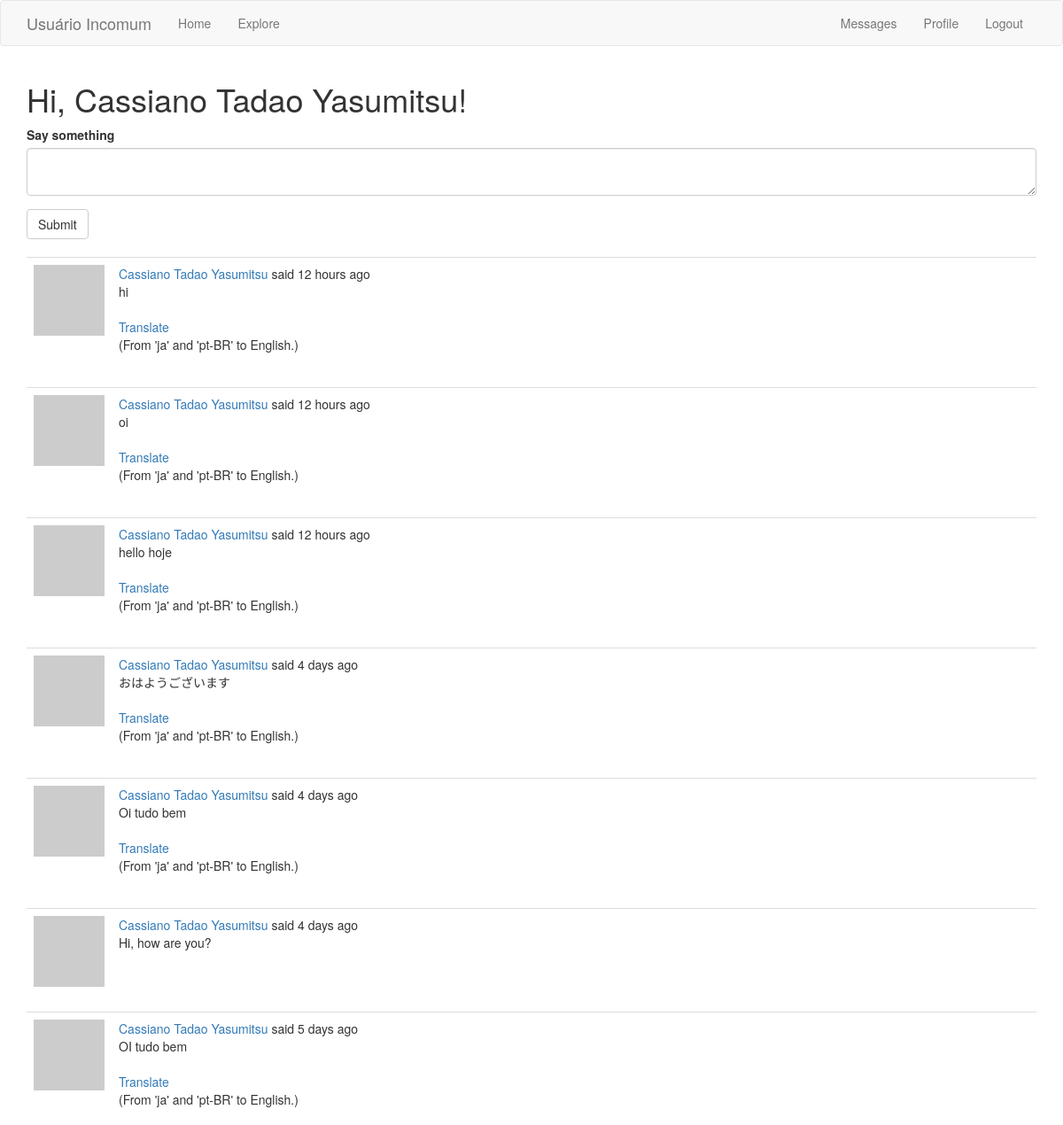
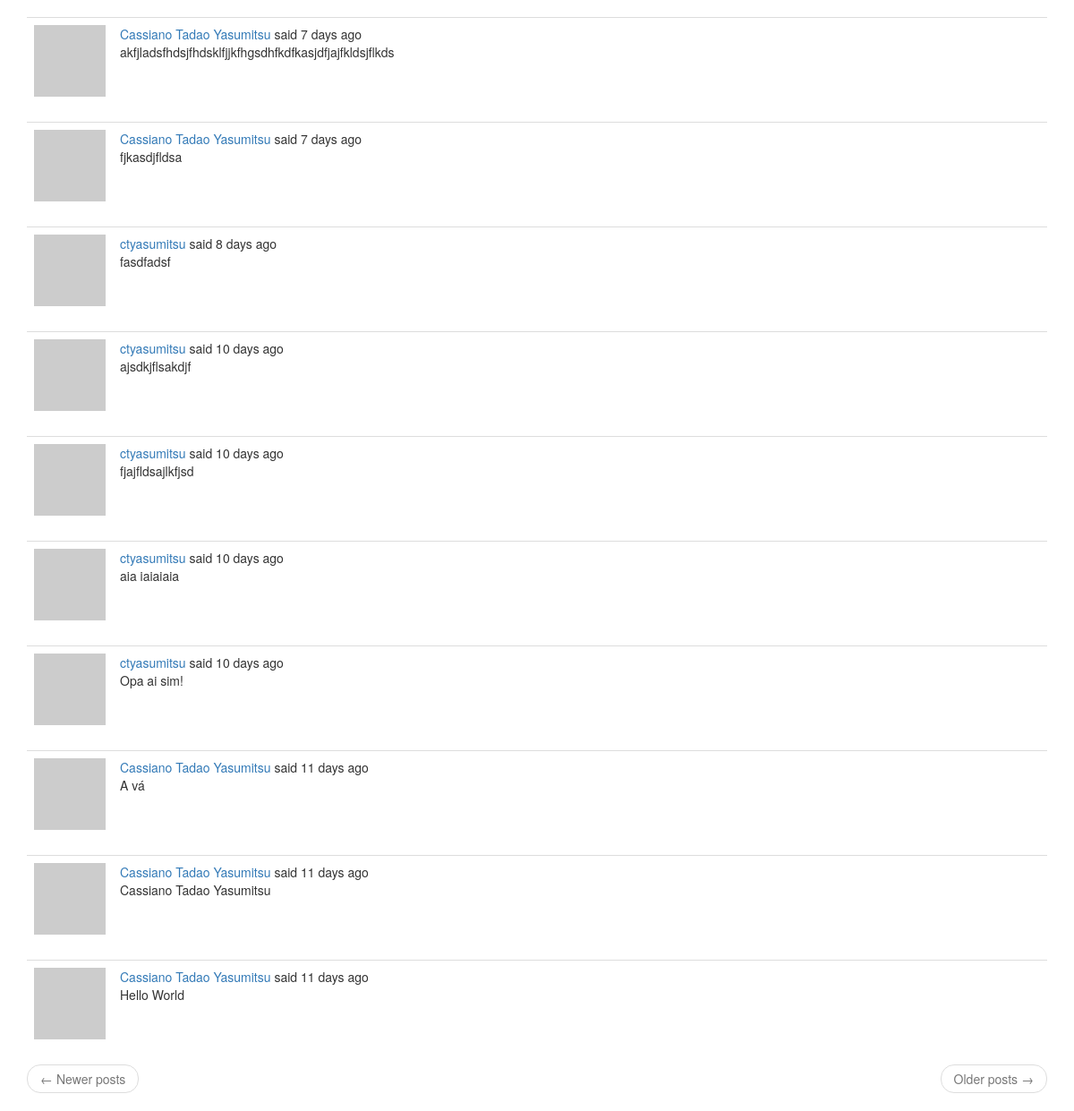
The page /index (signed in) on the database its author committed (2 pictures, top to bottom).
### app/models.py (models this page shows, shortened)
class User(UserMixin, db.Model):
    id = db.Column(db.Integer, primary_key=True)
    username = db.Column(db.String(64), index=True, unique=True)
    email = db.Column(db.String(120), index=True, unique=True)
    password_hash = db.Column(db.String(128))
    posts = db.relationship('Post', backref='author', lazy='dynamic')
    about_me = db.Column(db.String(140))
    last_seen = db.Column(db.DateTime, default=datetime.utcnow)
    followed = db.relationship(
        'User', secondary=followers,
        primaryjoin=(followers.c.follower_id == id),
        secondaryjoin=(followers.c.followed_id == id),
        backref=db.backref('followers', lazy='dynamic'), lazy='dynamic')
    messages_sent = db.relationship('Message', foreign_keys='Message.sender_id',
                                    backref='author', lazy='dynamic')
    messages_received = db.relationship('Message', foreign_keys='Message.recipient_id',
                                        backref='recipient', lazy='dynamic')
    last_message_read_time = db.Column(db.DateTime)
    def avatar(self, size):
        digest = md5(self.email.lower().encode('utf-8')).hexdigest()
        return 'https://www.gravatar.com/avatar/{}?d=identicon&s={}'.format(
            digest, size)
    def followed_posts(self):
        followed = Post.query.join(
            followers, (followers.c.followed_id == Post.user_id)).filter(
                followers.c.follower_id == self.id)
        own = Post.query.filter_by(user_id=self.id)
        return followed.union(own).order_by(Post.timestamp.desc())
    def new_messages(self):
        last_read_time = self.last_message_read_time or datetime(1900, 1, 1)
        return Message.query.filter_by(recipient=self).filter(
            Message.timestamp > last_read_time).count()

class Post(db.Model):
    id = db.Column(db.Integer, primary_key=True)
    body = db.Column(db.String(140))
    timestamp = db.Column(db.DateTime, index=True, default=datetime.utcnow)
    user_id = db.Column(db.Integer, db.ForeignKey('user.id'))
    language = db.Column(db.String(5))

### app/main/routes.py (the view, shortened to what this page needs)
@bp.route('/', methods=['GET', 'POST'])
@bp.route('/index', methods=['GET', 'POST'])
@login_required
def index():
    form = PostForm()
    page = request.args.get('page', 1, type=int)
    posts = current_user.followed_posts().paginate(
        page=page, per_page=current_app.config['POSTS_PER_PAGE'],
        error_out=False)
    next_url = url_for('main.index', page=posts.next_num) \
        if posts.has_next else None
    prev_url = url_for('main.index', page=posts.prev_num) \
        if posts.has_prev else None
    return render_template('index.html', title=_('Home'), form=form,
                           posts=posts.items, next_url=next_url,
                           prev_url=prev_url)

### app/main/forms.py
class PostForm(FlaskForm):
    post = TextAreaField(_l('Say something'), validators=[DataRequired()])
    submit = SubmitField(_l('Submit'))

### app/main/routes.py (called while the page is built)
@bp.before_app_request
def before_request():
    if current_user.is_authenticated:
        current_user.last_seen = datetime.utcnow()
        db.session.commit()
    g.locale = str(get_locale())

### app/models.py (called while the page is built)
@login.user_loader
def load_user(id):
    return User.query.get(int(id))

### app/templates/index.html
{% extends "base.html" %} {% import 'bootstrap/wtf.html' as wtf %} {% block
app_content %}
<h1>{{ _('Hi, %(username)s!', username=current_user.username) }}</h1>
{% if form %} {{ wtf.quick_form(form) }}
<br />
{% endif %} {% for post in posts %} {% include '_post.html' %} {% endfor %}
<nav aria-label="...">
  <ul class="pager">
    <li class="previous{% if not prev_url %} disabled{% endif %}">
      <a href="{{ prev_url or '#' }}">
        <span aria-hidden="true">&larr;</span> {{ _('Newer posts') }}
      </a>
    </li>
    <li class="next{% if not next_url %} disabled{% endif %}">
      <a href="{{ next_url or '#' }}">
        {{ _('Older posts') }} <span aria-hidden="true">&rarr;</span>
      </a>
    </li>
  </ul>
</nav>
{% endblock %}

### app/templates/_post.html (shortened to what this page needs)
<table class="table table-hover">
  <tr>
    <td width="70px">
      <a href="{{ url_for('main.user', username=post.author.username) }}">
        <img src="{{ post.author.avatar(70) }}" />
      </a>
    </td>
    <td>
       {{ _('%(username)s said %(when)s', username=user_link,
      when=moment(post.timestamp).fromNow()) }}
      <br />
      <span id="post{{ post.id }}">{{ post.body }}</span>
      {% if post.language and post.language != g.locale %}
      <br /><br />
      <span id="translation{{ post.id }}">
        <a
          href="javascript:translate(
                          '#post{{ post.id }}',
                          '#translation{{ post.id }}',
                          '{{ post.language }}',
                          '{{ g.locale }}');"
          >{{ _('Translate') }}</a
        >
        <p>(From 'ja' and 'pt-BR' to English.)</p>
      </span>
      {% endif %}
    </td>
  </tr>
</table>

### rows shown on the page
Post: body "hi"
Post: body "oi"
Post: body "hello hoje"
Post: body "おはようございます"
Post: body "Oi tudo bem"
Post: body "Hi, how are you?"
Post: body "OI tudo bem"
Post: body "akfjladsfhdsjfhdsklfjjkfhgsdhfkdfkasjdfjajfkldsjflkds"
Post: body "fjkasdjfldsa"
Post: body "fasdfadsf"
Post: body "ajsdkjflsakdjf"
Post: body "fjajfldsajlkfjsd"
Post: body "aia iaiaiaia"
Post: body "Opa ai sim!"
Post: body "A vá"
Post: body "Cassiano Tadao Yasumitsu"
Post: body "Hello World"
